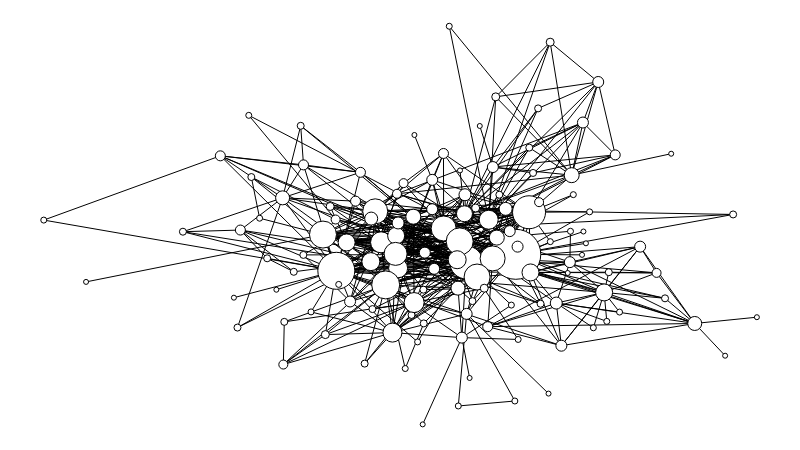

Write notebook code for a chart like this one.
### Markdown cell above
##### Plotando o grafo da temporada 1

### Code cell
s1.set_all_nodes('size', 12)
s1.set_all_nodes('labpos', 'hover')
s1.set_nodedata('degree', s1.degree)
df = s1.distest_nodes('degree')
s1.displot_nodes('degree')
#s1.move('step')
s1.move('kamada_kawai')
s1.scale_nodes_size(s1.degree)
#s1.color_nodes()
#s1.scale_nodes_dark(nx.closeness_centrality(s1))
s1.draw()

### Figure 1 — Plotly figure (JSON) as saved in the notebook; plotly's stock layout.template omitted (floating-point values rounded to 4 significant figures; data arrays with more than 128 entries replaced by an {"elided": "..."} marker saying what was removed)
{"data": [{"hoverinfo": "none", "line": {"color": "rgb(127, 127, 127)", "dash": "solid", "width": 0}, "mode": "lines", "type": "scatter", "x": [0.5693, 0.5693, null, 0, 1, null], "y": [0, 1, null, 0.442, 0.442, null]}, {"hoverinfo": "none", "line": {"color": "rgb(0, 0, 0)", "dash": "solid", "width": 1}, "mode": "lines", "type": "scatter", "x": {"elided": "1647 float values"}, "y": {"elided": "1647 float values"}}, {"hoverinfo": "text", "marker": {"color": "rgb(255, 255, 255)", "line": {"color": "rgb(0, 0, 0)", "width": 1}, "size": 50, "symbol": "circle"}, "mode": "markers", "text": ["NED"], "textfont": {"color": "rgb(0, 0, 0)"}, "textposition": "middle center", "type": "scatter", "x": [0.6619], "y": [0.4272]}, {"hoverinfo": "text", "marker": {"color": "rgb(255, 255, 255)", "line": {"color": "rgb(0, 0, 0)", "width": 1}, "size": 33, "symbol": "circle"}, "mode": "markers", "text": ["ROBERT", "CATELYN"], "textfont": {"color": "rgb(0, 0, 0)"}, "textposition": "middle center", "type": "scatter", "x": [0.6805, 0.5926], "y": [0.5328, 0.4067]}, {"hoverinfo": "text", "marker": {"color": "rgb(255, 255, 255)", "line": {"color": "rgb(0, 0, 0)", "width": 1}, "size": 19, "symbol": "circle"}, "mode": "markers", "text": ["DAENERYS", "THEON", "HOUND"], "textfont": {"color": "rgb(0, 0, 0)"}, "textposition": "middle center", "type": "scatter", "x": [0.624, 0.489, 0.4969], "y": [0.514, 0.2305, 0.3921]}, {"hoverinfo": "text", "marker": {"color": "rgb(255, 255, 255)", "line": {"color": "rgb(0, 0, 0)", "width": 1}, "size": 16, "symbol": "circle"}, "mode": "markers", "text": ["JORAH"], "textfont": {"color": "rgb(0, 0, 0)"}, "textposition": "middle center", "type": "scatter", "x": [0.59], "y": [0.529]}, {"hoverinfo": "text", "marker": {"color": "rgb(255, 255, 255)", "line": {"color": "rgb(0, 0, 0)", "width": 1}, "size": 25, "symbol": "circle"}, "mode": "markers", "text": ["JON", "LITTLEFINGER", "SANSA"], "textfont": {"color": "rgb(0, 0, 0)"}, "textposition": "middle center", "type": "scatter", "x": [0.6294, 0.4648, 0.5607], "y": [0.4169, 0.5351, 0.4921]}, {"hoverinfo": "text", "marker": {"color": "rgb(255, 255, 255)", "line": {"color": "rgb(0, 0, 0)", "width": 1}, "size": 14, "symbol": "circle"}, "mode": "markers", "text": ["SAM", "BRONN", "GREATJON_UMBER"], "textfont": {"color": "rgb(0, 0, 0)"}, "textposition": "middle center", "type": "scatter", "x": [0.9129, 0.3349, 0.5808], "y": [0.2534, 0.569, 0.3422]}, {"hoverinfo": "text", "marker": {"color": "rgb(255, 255, 255)", "line": {"color": "rgb(0, 0, 0)", "width": 1}, "size": 21, "symbol": "circle"}, "mode": "markers", "text": ["VARYS"], "textfont": {"color": "rgb(0, 0, 0)"}, "textposition": "middle center", "type": "scatter", "x": [0.473], "y": [0.4573]}, {"hoverinfo": "text", "marker": {"color": "rgb(255, 255, 255)", "line": {"color": "rgb(0, 0, 0)", "width": 1}, "size": 15, "symbol": "circle"}, "mode": "markers", "text": ["DROGO", "RODRIK", "AERYS"], "textfont": {"color": "rgb(0, 0, 0)"}, "textposition": "middle center", "type": "scatter", "x": [0.7403, 0.5182, 0.6353], "y": [0.626, 0.5216, 0.4691]}, {"hoverinfo": "text", "marker": {"color": "rgb(255, 255, 255)", "line": {"color": "rgb(0, 0, 0)", "width": 1}, "size": 27, "symbol": "circle"}, "mode": "markers", "text": ["ARYA", "CERSEI"], "textfont": {"color": "rgb(0, 0, 0)"}, "textposition": "middle center", "type": "scatter", "x": [0.3916, 0.5833], "y": [0.4768, 0.4596]}, {"hoverinfo": "text", "marker": {"color": "rgb(255, 255, 255)", "line": {"color": "rgb(0, 0, 0)", "width": 1}, "size": 28, "symbol": "circle"}, "mode": "markers", "text": ["ROBB"], "textfont": {"color": "rgb(0, 0, 0)"}, "textposition": "middle center", "type": "scatter", "x": [0.4795], "y": [0.3503]}, {"hoverinfo": "text", "marker": {"color": "rgb(255, 255, 255)", "line": {"color": "rgb(0, 0, 0)", "width": 1}, "size": 37, "symbol": "circle"}, "mode": "markers", "text": ["TYRION"], "textfont": {"color": "rgb(0, 0, 0)"}, "textposition": "middle center", "type": "scatter", "x": [0.4103], "y": [0.3857]}, {"hoverinfo": "text", "marker": {"color": "rgb(255, 255, 255)", "line": {"color": "rgb(0, 0, 0)", "width": 1}, "size": 7, "symbol": "circle"}, "mode": "markers", "text": ["SHAE", "SYRIO_FOREL", "SHAGGA", "WINE_MERCHANT", "RICKON", "VARDIS_EGEN", "RHAEGO", "HOT_PIE", "MYCAH", "OLD_NAN", "MHAEGEN", "OTHOR", "TOMARD", "RICKARD_STARK", "LYANNA", "ADDAM_MARBRAND", "LEO_LEFFORD", "ASSASSIN", "JHIQUI", "GALBART_GLOVER", "RICKARD_KARSTARK", "JAREMY_RYKKER"], "textfont": {"color": "rgb(0, 0, 0)"}, "textposition": "middle center", "type": "scatter", "x": [0.2717, 0.9667, 0.1951, 0.6932, 0.3373, 0.3603, 0.6808, 0.2911, 0.6967, 0.45, 0.364, 0.8712, 0.6012, 0.5324, 0.6388, 0.3506, 0.3133, 0.4609, 0.6861, 0.5329, 0.5157, 0.7923], "y": [0.2432, 0.5273, 0.4839, 0.7937, 0.2575, 0.7499, 0.6951, 0.6213, 0.303, 0.1526, 0.4257, 0.3166, 0.3096, 0.3384, 0.5768, 0.3832, 0.4171, 0.2896, 0.6315, 0.2536, 0.2748, 0.3823]}, {"hoverinfo": "text", "marker": {"color": "rgb(255, 255, 255)", "line": {"color": "rgb(0, 0, 0)", "width": 1}, "size": 26, "symbol": "circle"}, "mode": "markers", "text": ["JOFFREY"], "textfont": {"color": "rgb(0, 0, 0)"}, "textposition": "middle center", "type": "scatter", "x": [0.6077], "y": [0.3701]}, {"hoverinfo": "text", "marker": {"color": "rgb(255, 255, 255)", "line": {"color": "rgb(0, 0, 0)", "width": 1}, "size": 17, "symbol": "circle"}, "mode": "markers", "text": ["PYCELLE", "JEOR", "PYP", "YOREN"], "textfont": {"color": "rgb(0, 0, 0)"}, "textposition": "middle center", "type": "scatter", "x": [0.4247, 0.6826, 0.7858, 0.4941], "y": [0.457, 0.3816, 0.3315, 0.4737]}, {"hoverinfo": "text", "marker": {"color": "rgb(255, 255, 255)", "line": {"color": "rgb(0, 0, 0)", "width": 1}, "size": 11, "symbol": "circle"}, "mode": "markers", "text": ["VISERYS", "LORAS", "JORY_CASSEL", "ROS", "GRENN", "WALDER", "DOREAH", "BENJEN", "RAKHARO", "MAESTER_AEMON", "ALLISER_THORNE", "MERYN_TRANT", "STANNIS", "BAELOR", "WILL"], "textfont": {"color": "rgb(0, 0, 0)"}, "textposition": "middle center", "type": "scatter", "x": [0.7561, 0.5447, 0.4295, 0.6534, 0.7259, 0.5863, 0.6298, 0.6645, 0.7775, 0.7377, 0.8363, 0.5447, 0.5475, 0.5344, 0.593], "y": [0.7582, 0.6142, 0.3087, 0.4854, 0.1976, 0.2179, 0.6463, 0.4465, 0.86, 0.4075, 0.4464, 0.5404, 0.3907, 0.4314, 0.2775]}, {"hoverinfo": "text", "marker": {"color": "rgb(255, 255, 255)", "line": {"color": "rgb(0, 0, 0)", "width": 1}, "size": 9, "symbol": "circle"}, "mode": "markers", "text": ["SEPTA_MORDANE", "OSHA", "ILLYRIO", "GENDRY", "HUGH_OF_THE_VALE", "OTHELL_YARWYCK"], "textfont": {"color": "rgb(0, 0, 0)"}, "textposition": "middle center", "type": "scatter", "x": [0.6946, 0.3359, 0.4953, 0.4093, 0.5046, 0.8593], "y": [0.5581, 0.1503, 0.5792, 0.5146, 0.6059, 0.3805]}, {"hoverinfo": "text", "marker": {"color": "rgb(255, 255, 255)", "line": {"color": "rgb(0, 0, 0)", "width": 1}, "size": 18, "symbol": "circle"}, "mode": "markers", "text": ["TYWIN", "RENLY"], "textfont": {"color": "rgb(0, 0, 0)"}, "textposition": "middle center", "type": "scatter", "x": [0.4587, 0.5797], "y": [0.4087, 0.4135]}, {"hoverinfo": "text", "marker": {"color": "rgb(255, 255, 255)", "line": {"color": "rgb(0, 0, 0)", "width": 1}, "size": 20, "symbol": "circle"}, "mode": "markers", "text": ["BRAN"], "textfont": {"color": "rgb(0, 0, 0)"}, "textposition": "middle center", "type": "scatter", "x": [0.5194], "y": [0.306]}, {"hoverinfo": "text", "marker": {"color": "rgb(255, 255, 255)", "line": {"color": "rgb(0, 0, 0)", "width": 1}, "size": 12, "symbol": "circle"}, "mode": "markers", "text": ["MAESTER_LUWIN", "DAREON", "ILYN_PAYNE"], "textfont": {"color": "rgb(0, 0, 0)"}, "textposition": "middle center", "type": "scatter", "x": [0.5907, 0.7187, 0.4969], "y": [0.5768, 0.3047, 0.5059]}, {"hoverinfo": "text", "marker": {"color": "rgb(255, 255, 255)", "line": {"color": "rgb(0, 0, 0)", "width": 1}, "size": 23, "symbol": "circle"}, "mode": "markers", "text": ["JAIME"], "textfont": {"color": "rgb(0, 0, 0)"}, "textposition": "middle center", "type": "scatter", "x": [0.4934], "y": [0.4282]}, {"hoverinfo": "text", "marker": {"color": "rgb(255, 255, 255)", "line": {"color": "rgb(0, 0, 0)", "width": 1}, "size": 8, "symbol": "circle"}, "mode": "markers", "text": ["MIRRI_MAZ_DUUR", "QOTHO", "LANCEL", "JANOS", "HODOR", "BRANDON_STARK"], "textfont": {"color": "rgb(0, 0, 0)"}, "textposition": "middle center", "type": "scatter", "x": [0.7102, 0.6338, 0.6056, 0.4016, 0.3949, 0.6177], "y": [0.96, 0.8227, 0.5435, 0.5473, 0.2255, 0.342]}, {"hoverinfo": "text", "marker": {"color": "rgb(255, 255, 255)", "line": {"color": "rgb(0, 0, 0)", "width": 1}, "size": 10, "symbol": "circle"}, "mode": "markers", "text": ["IRRI", "MORD", "LYSA", "ROBIN", "MARILLION", "KEVAN", "RAST", "MOUNTAIN"], "textfont": {"color": "rgb(0, 0, 0)"}, "textposition": "middle center", "type": "scatter", "x": [0.8014, 0.4441, 0.2476, 0.3643, 0.4372, 0.2757, 0.6225, 0.5605], "y": [0.6769, 0.6331, 0.6745, 0.6518, 0.5607, 0.4881, 0.2454, 0.6805]}, {"hoverinfo": "text", "marker": {"color": "rgb(255, 255, 255)", "line": {"color": "rgb(0, 0, 0)", "width": 1}, "size": 13, "symbol": "circle"}, "mode": "markers", "text": ["BARRISTAN", "JON_ARRYN"], "textfont": {"color": "rgb(0, 0, 0)"}, "textposition": "middle center", "type": "scatter", "x": [0.6477, 0.4592], "y": [0.5413, 0.5169]}, {"hoverinfo": "text", "marker": {"color": "rgb(255, 255, 255)", "line": {"color": "rgb(0, 0, 0)", "width": 1}, "size": 6, "symbol": "circle"}, "mode": "markers", "text": ["LOMMY_GREENHANDS", "MAGO", "TOBHO_MOTT", "VARDIS_EGAN", "GARED", "ROYCE", "JONOS_BRACKEN", "MASHA_HEDDLE", "STEVRON_FREY", "RHAEGAR", "BALON", "BERIC", "HOSTER", "AEGON", "BORCAS", "BOWEN_MARSH", "LUKE", "TYSHA", "TOMMEN"], "textfont": {"color": "rgb(0, 0, 0)"}, "textposition": "middle center", "type": "scatter", "x": [0.3027, 0.5686, 0.2875, 0, 0.5813, 0.6606, 0.5069, 0.5242, 0.6557, 0.7426, 0.3748, 0.7655, 0.6653, 0.7386, 0.7707, 0.7895, 0.8074, 0.4136, 0.7103], "y": [0.5178, 1, 0.7762, 0.5131, 0.04623, 0.05872, 0.1403, 0.2071, 0.2997, 0.577, 0.2825, 0.5338, 0.2133, 0.485, 0.2426, 0.2587, 0.2821, 0.3515, 0.4589]}, {"hoverinfo": "text", "marker": {"color": "rgb(255, 255, 255)", "line": {"color": "rgb(0, 0, 0)", "width": 1}, "size": 5, "symbol": "circle"}, "mode": "markers", "text": ["STABLE_BOY", "RYGER_RIVERS", "WAYMAR_ROYCE", "COHOLLO", "MYRCELLA", "IROGENIA", "HIGH_SEPTON", "JOANNA", "LITTLE_BIRD", "JOYEUSE", "MACE", "MELESSA", "ROOSE_BOLTON", "STEFFON", "VARLY", "RANDYLL"], "textfont": {"color": "rgb(0, 0, 0)"}, "textposition": "middle center", "type": "scatter", "x": [0.05931, 0.5314, 0.7078, 0.8799, 0.2666, 0.6114, 0.7348, 0.3262, 0.5837, 0.5972, 0.5198, 0.9555, 0.7548, 0.7603, 0.7568, 1], "y": [0.3579, 0, 0.07735, 0.6798, 0.3182, 0.7495, 0.3803, 0.3382, 0.6379, 0.1165, 0.7269, 0.1725, 0.4258, 0.4548, 0.4844, 0.2692]}, {"hoverinfo": "none", "mode": "text", "text": {"elided": "549 null values"}, "textfont": {"color": "rgb(0, 0, 0)"}, "textposition": "middle center", "type": "scatter", "x": {"elided": "549 float values"}, "y": {"elided": "549 float values"}}, {"hoverinfo": "none", "marker": {"color": "rgba(255, 255, 255, 0)", "line": {"color": "rgba(255, 255, 255, 0)", "width": 0}, "size": 0, "symbol": "circle"}, "mode": "markers", "type": "scatter", "x": [0.5, 0, 1, 0.5], "y": [0, 0.5, 0.5, 1]}, {"hoverinfo": "none", "mode": "text", "text": [], "textfont": {"color": "rgb(255, 255, 255)"}, "textposition": "middle center", "type": "scatter", "x": [], "y": []}, {"hoverinfo": "none", "mode": "text", "text": [null, null, null, null, null, null, null, null, null, null, null, null, null, null, null, null, null, null, null, null, null, null, null, null, null, null, null, null, null, null, null, null, null, null, null, null, null, null, null, null, null, null, null, null, null, null, null, null, null, null, null, null, null, null, null, null, null, null, null, null, null, null, null, null, null, null, null, null, null, null, null, null, null, null, null, null, null, null, null, null, null, null, null, null, null, null, null, null, null, null, null, null, null, null, null, null, null, null, null, null, null, null, null, null, null, null, null, null, null, null, null, null, null, null, null, null, null, null, null, null, null, null, null, null, null, null, null], "textfont": {"color": "rgb(0, 0, 0)"}, "textposition": "middle center", "type": "scatter", "x": [0.6619, 0.6805, 0.624, 0.59, 0.6294, 0.9129, 0.4648, 0.473, 0.7403, 0.3916, 0.5926, 0.4795, 0.3349, 0.4103, 0.5833, 0.2717, 0.6077, 0.5607, 0.4247, 0.7561, 0.6946, 0.4587, 0.6826, 0.489, 0.5194, 0.5907, 0.4934, 0.5447, 0.5797, 0.7102, 0.9667, 0.4295, 0.7858, 0.6534, 0.7259, 0.5863, 0.6298, 0.6645, 0.8014, 0.5808, 0.4441, 0.2476, 0.7775, 0.3643, 0.3359, 0.5182, 0.6338, 0.7377, 0.6477, 0.4953, 0.1951, 0.4941, 0.8363, 0.6932, 0.4969, 0.6056, 0.3373, 0.4372, 0.2757, 0.3603, 0.6808, 0.4016, 0.4093, 0.2911, 0.3027, 0.5447, 0.4592, 0.3949, 0.5475, 0.5686, 0.6967, 0.2875, 0.6225, 0.45, 0.364, 0, 0.6353, 0.5344, 0.7187, 0.05931, 0.5046, 0.8593, 0.8712, 0.5605, 0.6012, 0.5813, 0.6606, 0.5069, 0.5242, 0.5324, 0.4969, 0.593, 0.6388, 0.5314, 0.6557, 0.7078, 0.3506, 0.3133, 0.7426, 0.4609, 0.3748, 0.7655, 0.6177, 0.6653, 0.8799, 0.6861, 0.2666, 0.7386, 0.7707, 0.7895, 0.8074, 0.6114, 0.5329, 0.5157, 0.7348, 0.4136, 0.7923, 0.3262, 0.7103, 0.5837, 0.5972, 0.5198, 0.9555, 0.7548, 0.7603, 0.7568, 1], "y": [0.4272, 0.5328, 0.514, 0.529, 0.4169, 0.2534, 0.5351, 0.4573, 0.626, 0.4768, 0.4067, 0.3503, 0.569, 0.3857, 0.4596, 0.2432, 0.3701, 0.4921, 0.457, 0.7582, 0.5581, 0.4087, 0.3816, 0.2305, 0.306, 0.5768, 0.4282, 0.6142, 0.4135, 0.96, 0.5273, 0.3087, 0.3315, 0.4854, 0.1976, 0.2179, 0.6463, 0.4465, 0.6769, 0.3422, 0.6331, 0.6745, 0.86, 0.6518, 0.1503, 0.5216, 0.8227, 0.4075, 0.5413, 0.5792, 0.4839, 0.4737, 0.4464, 0.7937, 0.3921, 0.5435, 0.2575, 0.5607, 0.4881, 0.7499, 0.6951, 0.5473, 0.5146, 0.6213, 0.5178, 0.5404, 0.5169, 0.2255, 0.3907, 1, 0.303, 0.7762, 0.2454, 0.1526, 0.4257, 0.5131, 0.4691, 0.4314, 0.3047, 0.3579, 0.6059, 0.3805, 0.3166, 0.6805, 0.3096, 0.04623, 0.05872, 0.1403, 0.2071, 0.3384, 0.5059, 0.2775, 0.5768, 0, 0.2997, 0.07735, 0.3832, 0.4171, 0.577, 0.2896, 0.2825, 0.5338, 0.342, 0.2133, 0.6798, 0.6315, 0.3182, 0.485, 0.2426, 0.2587, 0.2821, 0.7495, 0.2536, 0.2748, 0.3803, 0.3515, 0.3823, 0.3382, 0.4589, 0.6379, 0.1165, 0.7269, 0.1725, 0.4258, 0.4548, 0.4844, 0.2692]}], "layout": {"height": 450, "margin": {"b": 0, "l": 0, "r": 0, "t": 0}, "plot_bgcolor": "rgb(255, 255, 255)", "showlegend": false, "width": 800, "xaxis": {"showgrid": false, "showticklabels": false, "zeroline": false}, "yaxis": {"showgrid": false, "showticklabels": false, "zeroline": false}}}
